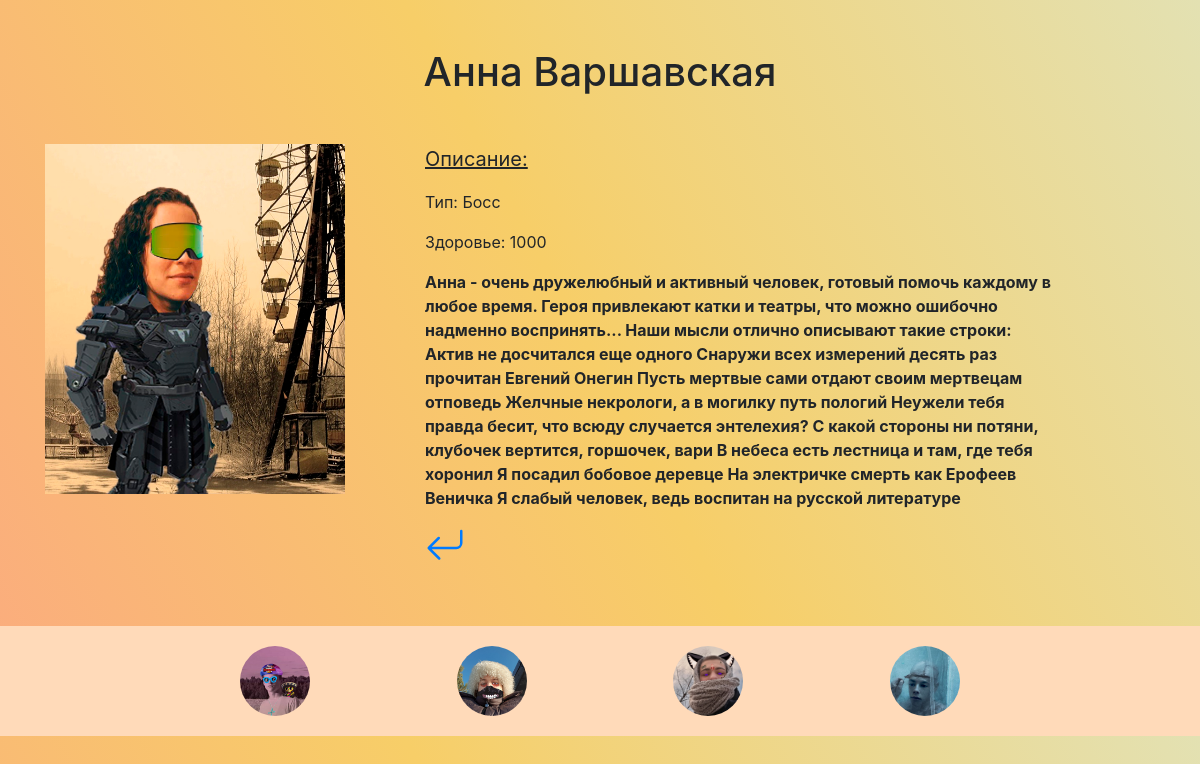
The page /hero/2/ on the database its author committed.
### main/models.py (models this page shows)
class Anna(models.Model):
    SCHOOL_GIRL_TYPES = [("Босс", "Босс"), ("Спортивная рота", "Спортивная рота"),
                         ("Медицинский отряд", "Медицинский отряд"), ("Наукоград", "Наукоград"),
                         ("Кулинарный колледж", "Кулинарный колледж")]
    name = models.CharField(verbose_name="Имя", max_length=20, default="Аня")
    surname = models.CharField(verbose_name="Фамилияя", max_length=20, default="Зверева")
    photo = models.ImageField(upload_to="girlz_photos", height_field=None, width_field=None, verbose_name="Фото леди",
                              null=True, blank=True)
    xp = models.IntegerField(default=1)
    description = models.TextField("Описание")
    type1 = models.CharField(verbose_name="Тип", max_length=150, choices=SCHOOL_GIRL_TYPES, default="СР")
    def __str__(self):
        return str(self.name + " " + self.surname)

### main/views.py (the view)
# urls.py: path('hero/<int:hero_id>/', current_hero, name='hero_url')
def current_hero(request, hero_id):
    cur_hero = Anna.objects.get(id=hero_id)
    return render(request, "hero_detailed.html", {"hero": cur_hero})

### templates/hero_detailed.html (shortened to what this page needs)
<!DOCTYPE html>
<html lang="en">
<head>
    <link rel="stylesheet" href="https://stackpath.bootstrapcdn.com/bootstrap/4.5.0/css/bootstrap.min.css"
>
</head>
<body  style="background-color: #FBAB7E; background-image: linear-gradient(62deg, #FBAB7E 0%, #F7CE68 50%, #e3e1b2 100%); background-size: cover;">
    <div class="container">
        <h1 align="center" class="mt-5">{{ hero.name }} {{ hero.surname }}</h1>
        <div class="row mt-5">
            <div class="col-4">
                <img src="{{ hero.photo.url }}" alt="{{ hero }}" height="350px" width="300px" style="background-size: cover;">
            </div>
            <div class="col-7">
                <p style="font-size: 20px; text-decoration: underline;">Описание:</p>
                <p>Тип: {{ hero.type1 }}</p>
                <p>Здоровье: {{ hero.xp }}</p>
                <p><b>{{ hero.description }}</b></p>
                <a href="/">
                </a>
            </div>
        </div>
    </div>
<footer>
        <div>
            <a href="https://vk.com/alexxx_1980_tankist_pobeditel_za" class="g" style="background-image: url(/media/girlz_photos/gosha2.png);
    background-size: cover; background-position: center;"></a>
            <a href="https://vk.com/kara_mikha" class="mi" style="background-image: url(/media/girlz_photos/misha.png);
    background-size: cover;"></a>
            <a href="https://vk.com/shysterss" class="ma" style="background-image: url(/media/girlz_photos/max2.png);
    background-size: cover;"></a>
            <a href="https://vk.com/litlikedannyphantom" class="f" style="background-image: url(/media/girlz_photos/me.png);
    background-size: cover; background-position: center;"></a>
        </div>
    </footer>
</body>
</html>

### templates/hero_detailed.html (style rules this page uses)
footer { margin-top: 60px; margin-bottom: 0px; width:100%; background-color: peachpuff; }
footer div { display: flex; justify-content: space-between; width: 60%; padding: 20px 0 20px 0; margin: auto; }
footer div a { height: 70px; width:70px; border-radius: 70%; }

### rows shown on the page
Anna: name "Анна", surname "Варшавская", photo (picture), type1 "Босс", xp "1000", description "Анна - очень дружелюбный и активный человек, готовый помочь каждому в любое время. Героя привлекают катки и театры, что можно ошибочно надменно воспринять... Наши мысли отлично описывают такие строки: Актив не досчитался еще одного Снаружи всех измерений десять раз прочитан Евгений Онегин Пусть мертвые сами отдают своим мертвецам отповедь Желчные некрологи, а в могилку путь пологий Неужели тебя правда бесит, что всюду случается энтелехия? С какой стороны ни потяни, клубочек вертится, горшочек, вари В небеса есть лестница и там, где тебя хоронил Я посадил бобовое деревце На электричке смерть как Ерофеев Веничка Я слабый человек, ведь воспитан на русской литературе"
